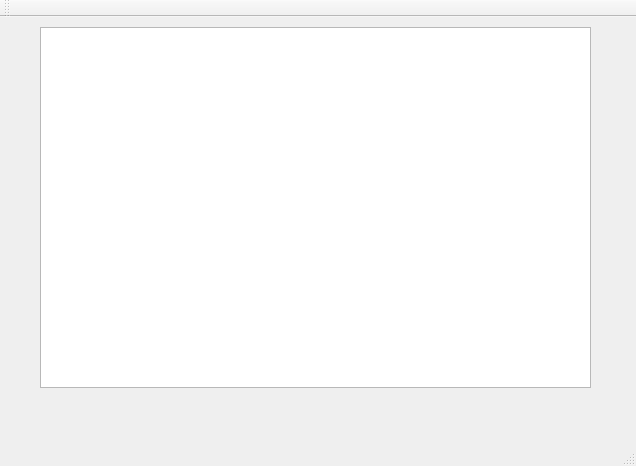
<?xml version="1.0" encoding="UTF-8"?>
<ui version="4.0">
 <class>MainWindow</class>
 <widget class="QMainWindow" name="MainWindow">
  <property name="geometry">
   <rect>
    <x>0</x>
    <y>0</y>
    <width>636</width>
    <height>466</height>
   </rect>
  </property>
  <property name="windowTitle">
   <string>MainWindow</string>
  </property>
  <widget class="QWidget" name="centralWidget">
   <widget class="QTableView" name="tableView">
    <property name="geometry">
     <rect>
      <x>40</x>
      <y>10</y>
      <width>551</width>
      <height>361</height>
     </rect>
    </property>
    <property name="showGrid">
     <bool>true</bool>
    </property>
    <attribute name="horizontalHeaderVisible">
     <bool>false</bool>
    </attribute>
    <attribute name="horizontalHeaderHighlightSections">
     <bool>false</bool>
    </attribute>
    <attribute name="verticalHeaderVisible">
     <bool>false</bool>
    </attribute>
    <attribute name="verticalHeaderHighlightSections">
     <bool>false</bool>
    </attribute>
   </widget>
  </widget>
  <widget class="QMenuBar" name="menuBar">
   <property name="geometry">
    <rect>
     <x>0</x>
     <y>0</y>
     <width>636</width>
     <height>26</height>
    </rect>
   </property>
  </widget>
  <widget class="QToolBar" name="mainToolBar">
   <attribute name="toolBarArea">
    <enum>TopToolBarArea</enum>
   </attribute>
   <attribute name="toolBarBreak">
    <bool>false</bool>
   </attribute>
  </widget>
  <widget class="QStatusBar" name="statusBar"/>
 </widget>
 <layoutdefault spacing="6" margin="11"/>
 <resources/>
 <connections/>
</ui>
